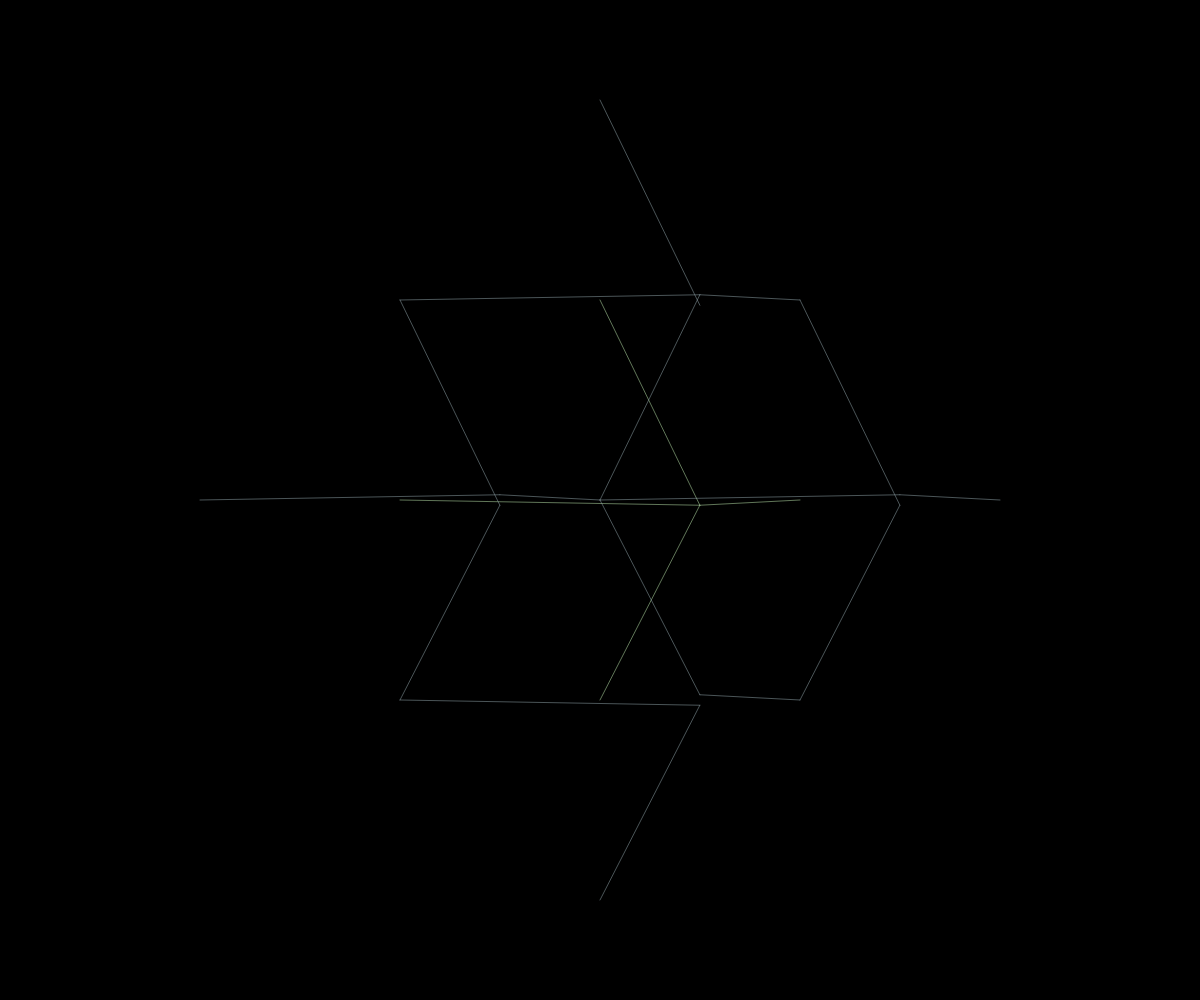
Frame 1 (no input)
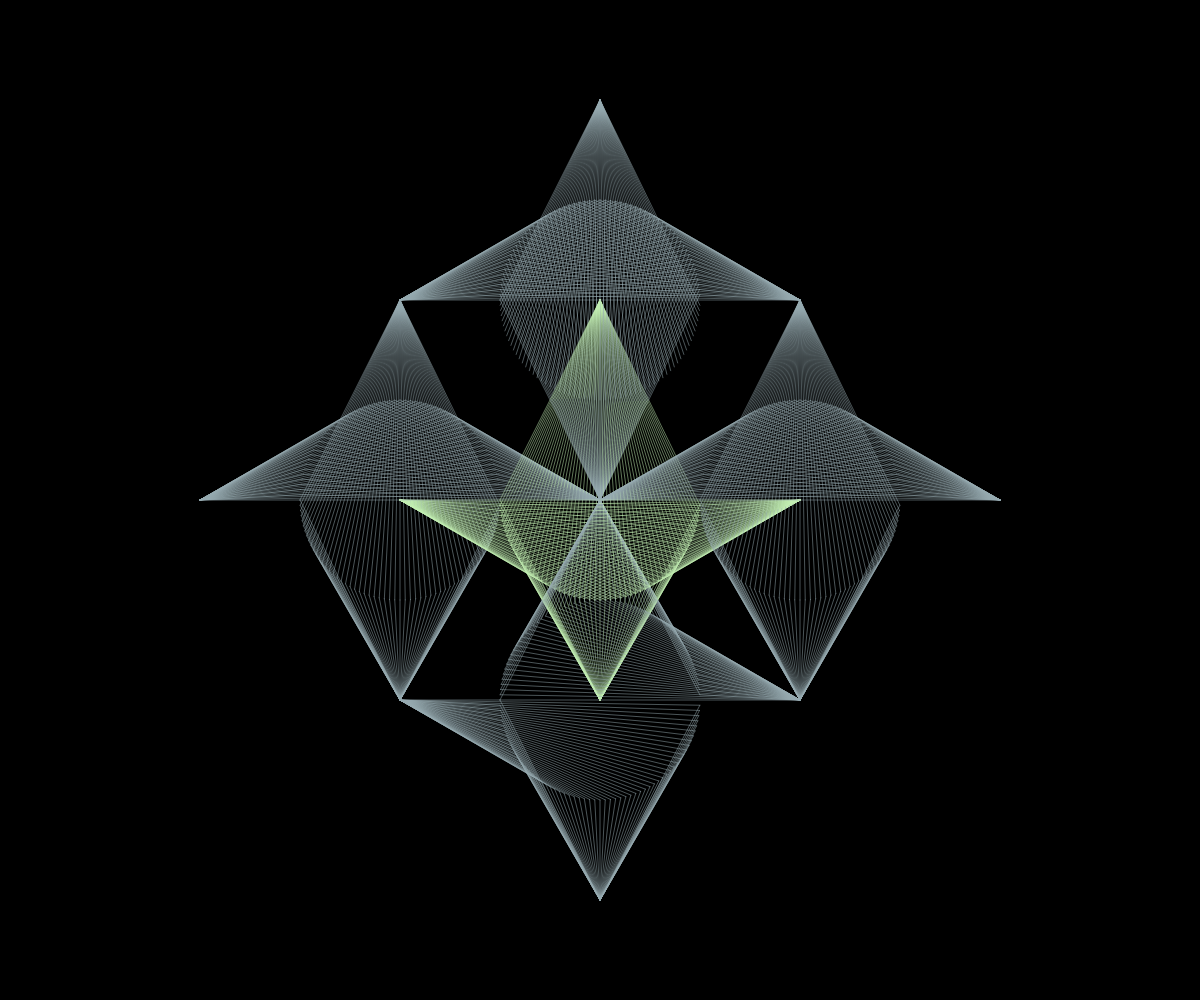
Frame 60 (no input)
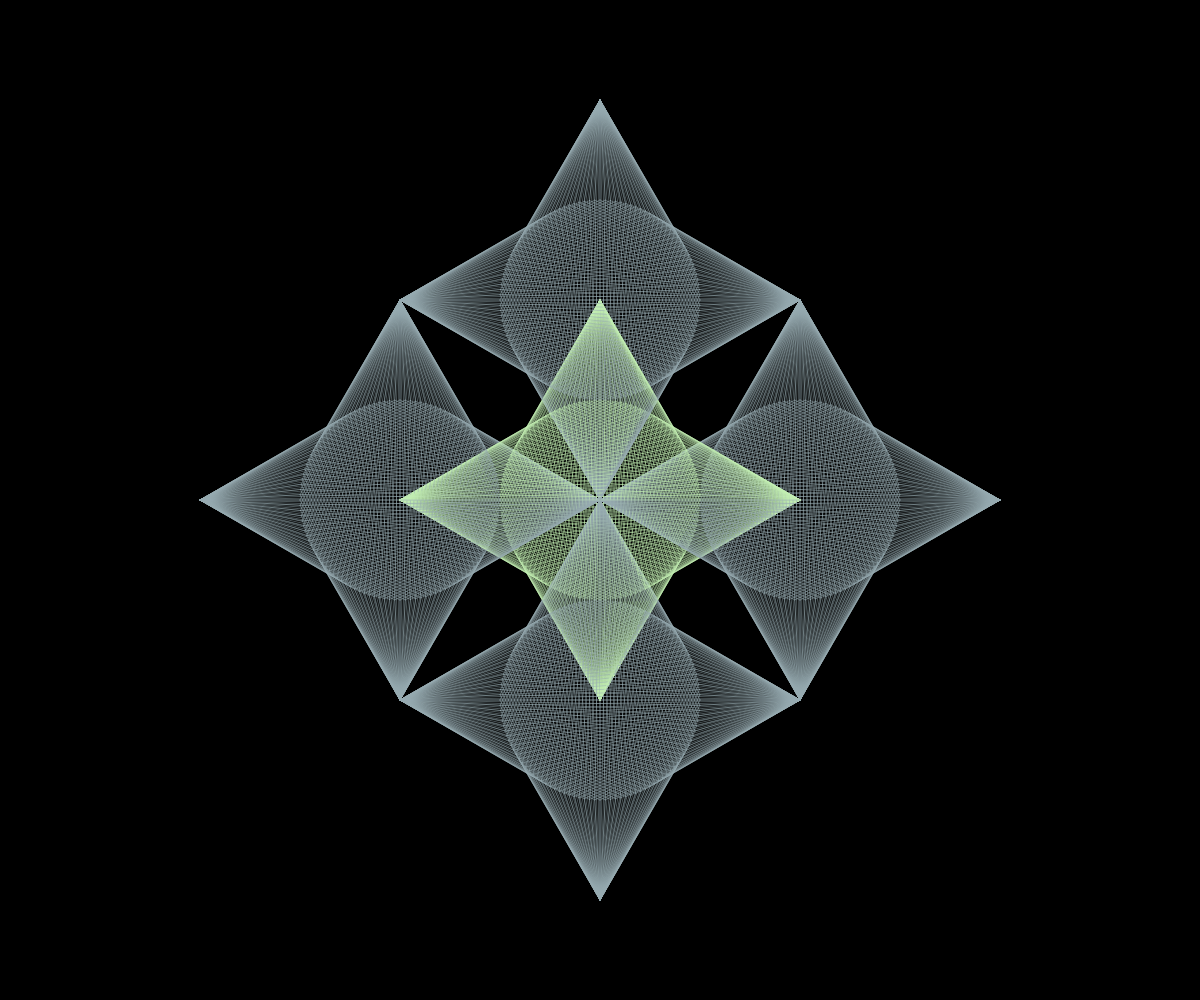
Frame 120 (the mouse pressed at the canvas centre since frame 60)

The p5.js sketch that drew these frames (run headless with seeded random() and noise() and a simulated clock; from frame 60 on, the mouse is pressed at the canvas centre):

// p5.js sketch
// ── sketch.js
function preload(){
  // put preload code here
}

function setup() {
  createCanvas(windowWidth,windowHeight);
  angleMode(DEGREES);
  rectMode(CENTER);
  background("black");

}

function draw() {




  // put drawing code here
  push();
  translate(width/2, height/2);
  noFill();
  strokeWeight(0.5)
  stroke("#C2EFB3");
  line(200, 0,cos(frameCount*3)*100,sin(frameCount*3)*100);
  line(-200, 0,cos(frameCount*3)*100,sin(frameCount*3)*100);

  line(0, 200,cos(frameCount*3)*100,sin(frameCount*3)*100);
    line(0, -200,cos(frameCount*3)*100,sin(frameCount*3)*100);
pop();

push();
translate(width/2, height/2);
translate(-200,0)
noFill();
strokeWeight(0.5)
stroke("#97ABB1");
line(200, 0,cos(-frameCount*3)*100,sin(-frameCount*3)*100);
line(-200, 0,cos(-frameCount*3)*100,sin(-frameCount*3)*100);

line(0, 200,cos(frameCount*3)*100,sin(frameCount*3)*100);
  line(0, -200,cos(frameCount*3)*100,sin(frameCount*3)*100);
pop();

push();
translate(width/2, height/2);
translate(200,0)
noFill();
strokeWeight(0.5)
stroke("#97ABB1");
line(200, 0,cos(-frameCount*3)*100,sin(-frameCount*3)*100);
line(-200, 0,cos(-frameCount*3)*100,sin(-frameCount*3)*100);

line(0, 200,cos(frameCount*3)*100,sin(frameCount*3)*100);
  line(0, -200,cos(frameCount*3)*100,sin(frameCount*3)*100);
pop();

push();
translate(width/2, height/2);
translate(0,200)
noFill();
strokeWeight(0.5)
stroke("#97ABB1");
line(200, 0,cos(frameCount*3)*100,sin(-frameCount*3)*100);
line(-200, 0,cos(-frameCount*3)*100,sin(frameCount*3)*100);

line(0, 200,cos(-frameCount*3)*100,sin(frameCount*3)*100);
  line(0, -200,cos(frameCount*3)*100,sin(-frameCount*3)*100);
pop();

push();
translate(width/2, height/2);
translate(0,-200)
noFill();
strokeWeight(0.5)
stroke("#97ABB1");
line(200, 0,cos(frameCount*3)*100,sin(-frameCount*3)*100);
line(-200, 0,cos(frameCount*3)*100,sin(-frameCount*3)*100);

line(0, 200,cos(-frameCount*3)*100,sin(-frameCount*3)*100);
  line(0, -200,cos(frameCount*3)*100,sin(frameCount*3)*100);
pop();

push();


  // Stops the draw function if a certain condition avaluates true
  if (frameCount == 240) {
    noLoop();
  }




}
